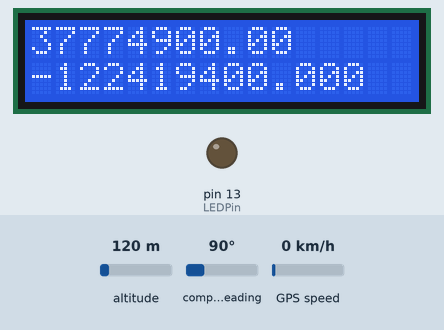
Bench run of a sketch on a simulated Arduino Mega 2560, built with avr-gcc and run on an emulated ATmega2560. Parts: 16×2 character LCD, output pins drawn as LEDs (lit = HIGH). Wiring (inferred from the names in the program): HMC5883L compass at I2C address 0x1E. The test bench sets the inputs (shaded band); at power-on: altitude 120 m, compass heading 90°, GPS speed 0 km/h. The GPS gets a fix after 3 s at 37.7749, -122.4194 with 8 satellites.

Above: at 25.3 s.
Timing chart, 0 to 26.8 s (numbered marks = the images above):
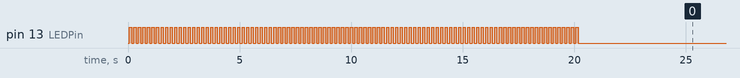

The sketch:

gps_reading_mag_calibration.ino
```cpp
#include<TinyGPS.h>
#include<Wire.h>
#include <LiquidCrystal.h> //For LCD
#include "mag.h";

mag myMag;
TinyGPS gps;  //instance of gps
LiquidCrystal lcd(12, 11, 5, 4, 3, 2);

// global variables
float currCoords[2];
unsigned long age;
unsigned long chars;
unsigned short sentences, failed;
float x, y, z;
int heading;
bool newData;
int LEDPin = 13;
bool LEDState = false;

//float x_scale= 1.0/(-384 + 448); //offset scale factor: 1.0/(max_x - min_x)
//float y_scale= 1.0/(330 + 497);  //offset scale factor: 1.0/(max_y - min_y)
//float z_scale= 1.0/(252 - 188);  //offset scale factor: 1.0/(max_z - min_z)


void setup() {
  Serial.begin(9600);
  Serial1.begin(9600);
  pinMode(LEDPin, OUTPUT);
  digitalWrite(LEDPin, LOW);
  lcd.begin(16, 2);
  Wire.begin();
  myMag.init_setup();

  // variables for calibration loop
  float xArr[200];
  float yArr[200];
  float zArr[200];
  int xmin, xmax, ymax, ymin, zmin, zmax;
  // calibration loop
  for(int i = 0; i < 200; i++) {
    //read x, y, z values and add to array
    myMag.raw_values(&xArr[i], &yArr[i], &zArr[i]);

    //set initial values for all minimums and maximums
    if(i == 0){

      xmin = xArr[i];
      xmax = xArr[i];

      ymin = yArr[i];
      ymax = yArr[i];

      zmin = zArr[i];
      zmax = zArr[i];
    }

    //check to see if current datum is the minimum or maximum x-value
    if (xmax < xArr[i]){xmax = xArr[i];}
    if (xmin > xArr[i]){xmin = xArr[i];}

    //check to see if current datum is the minimum or maximum y-value
    if (ymax < yArr[i]){ymax = yArr[i];}
    if (ymin > yArr[i]){ymin = yArr[i];}

    //check to see if current datum is the minimum or maximum z-value
    if (zmax < zArr[i]){zmax = zArr[i];}
    if (zmin > zArr[i]){zmin = zArr[i];}

    if(LEDState) {
      digitalWrite(LEDPin, LOW);
      LEDState = false;
    }
    else if (!LEDState) {
      digitalWrite(LEDPin, HIGH);
      LEDState = true;
    }
    delay(100); //delay between each datum
  }

  lcd.setCursor(0,0);
  lcd.print("Done calibrating");
  digitalWrite(LEDPin, LOW);

  float xVal = 1.0/(xmax - xmin);
  float yVal = 1.0/(ymax - ymin);
  float zVal = 1.0/(zmax - zmin);
  myMag.define(xVal, yVal, zVal);

  lcd.clear();
  lcd.setCursor(0,0);
  lcd.print("X:");
  lcd.print(xmax);
  lcd.print(", ");
  lcd.print(xmin);
  lcd.print(", ");
  lcd.print(xVal);
  lcd.setCursor(0,1);
  lcd.print("Y:");
  lcd.print(ymax);
  lcd.print(", ");
  lcd.print(ymin);
  lcd.print(", ");
  lcd.print(yVal);
  delay(4000);
}

void loop() {
  queue_gps();
  myMag.get_values(&x, &y, &z);
  heading = myMag.get_heading(x, y);
  print_info();
  delay(60);
}

void queue_gps() {
  newData = false;
  for (unsigned long start = millis(); millis() - start < 1000;) {
    while (Serial1.available()) {
      char c = Serial1.read(); //get GPS data
      if (gps.encode(c)) // Did a new valid sentence come in?
        newData = true;
    }
  }
  if (newData) {
    gps.f_get_position(&currCoords[0], &currCoords[1], &age);
  }
}

void print_info() {
  lcd.clear();
  if (newData) {
    lcd.setCursor(0,0);
    lcd.print(currCoords[0]*1000000);
    lcd.setCursor(0,1);
    lcd.print(currCoords[1]*1000000);
  }
  else {
    lcd.setCursor(0,0);
    lcd.print("No fix");
  }
  lcd.setCursor(13,1);
  lcd.print(heading);
}
```

mag.cpp
```cpp
#include "mag.h"

mag::mag(){

  return;
}

void mag::define(float xVal, float yVal, float zVal) {
  x_scale= xVal;  // 1.0/(-384 + 448); //offset scale factor: 1.0/(max_x - min_x)
  y_scale= yVal;  // 1.0/(330 + 497);  //offset scale factor: 1.0/(max_y - min_y)
  z_scale= zVal;  // 1.0/(252 - 188);  //offset scale factor: 1.0/(max_z - min_z)
}

void mag::init_setup() {
  //Put the HMC5883 IC into the correct operating mode
  Wire.beginTransmission(0x1E); //open communication with HMC5883
  Wire.write(0x02); //select mode register
  Wire.write(0x00); //continuous measurement mode
  Wire.endTransmission();
}

void mag::calibrate(int duration) {
	float xArr[duration];
	float yArr[duration];
	float zArr[duration];
	int xmin, xmax, ymax, ymin, zmin, zmax;
	// calibration loop
	for(int i = 0; i < duration; i++) {
		//read x, y, z values and add to array
		raw_values(&xArr[i], &yArr[i], &zArr[i]);

		//set initial values for all minimums and maximums
		if(i == 0){

			xmin = xArr[i];
			xmax = xArr[i];

			ymin = yArr[i];
			ymax = yArr[i];

			zmin = zArr[i];
			zmax = zArr[i];
		}

		//check to see if current datum is the minimum or maximum x-value
		if (xmax < xArr[i]){xmax = xArr[i];}
		if (xmin > xArr[i]){xmin = xArr[i];}

		//check to see if current datum is the minimum or maximum y-value
		if (ymax < yArr[i]){ymax = yArr[i];}
		if (ymin > yArr[i]){ymin = yArr[i];}

		//check to see if current datum is the minimum or maximum z-value
		if (zmax < zArr[i]){zmax = zArr[i];}
		if (zmin > zArr[i]){zmin = zArr[i];}
		delay(100); //delay between each datum
	}

	float xVal = 1.0/(xmax - xmin);
	float yVal = 1.0/(ymax - ymin);
	float zVal = 1.0/(zmax - zmin);
	define(xVal, yVal, zVal);
}

void mag::get_values(float *x, float *y, float *z) {
  int _x, _y, _z;
  //Tell the HMC5883 where to begin reading data
  Wire.beginTransmission(address);
  Wire.write(0x03); //select register 3, X MSB register
  Wire.endTransmission();

  //Read data from each axis, 2 registers per axis
  Wire.requestFrom(address, 6);
  if(6<=Wire.available()){
    _x = Wire.read()<<8; //X msb
    _x |= Wire.read(); //X lsb
    _z = Wire.read()<<8; //Z msb
    _z |= Wire.read(); //Z lsb
    _y = Wire.read()<<8; //Y msb
    _y |= Wire.read(); //Y lsb
  }
    *x = _x * x_scale;
    *y = _y * y_scale;
    *z = _z * z_scale;
    return;
}

void mag::raw_values(float *x, float *y, float *z) {
  int _x, _y, _z;
  //Tell the HMC5883 where to begin reading data
  Wire.beginTransmission(address);
  Wire.write(0x03); //select register 3, X MSB register
  Wire.endTransmission();

  //Read data from each axis, 2 registers per axis
  Wire.requestFrom(address, 6);
  if(6<=Wire.available()){
    _x = Wire.read()<<8; //X msb
    _x |= Wire.read(); //X lsb
    _z = Wire.read()<<8; //Z msb
    _z |= Wire.read(); //Z lsb
    _y = Wire.read()<<8; //Y msb
    _y |= Wire.read(); //Y lsb
  }
    *x = _x;
    *y = _y;
    *z = _z;
    return;
}

int mag::get_heading(float x, float y) {
  float heading=0;

  //defines value of heading for various x,y,z values
  if ((x == 0)&&(y < 0))
    heading= 3.1415926/2.0;
  if ((x == 0)&&(y > 0))
    heading=3.0*3.1415926/2.0;
  if (x < 0)
    heading = 3.1415926 - atan(y/x);
  if ((x > 0)&&(y < 0))
    heading = -atan(y/x);
  if ((x > 0)&&(y > 0))
    heading = 2.0*3.1415926 - atan(y/x);
  return int(degrees(heading)); //convert heading from radians to degrees and return
}
```

mag.h
```cpp
#ifndef   MAG_H
#define   MAG_H

#include <Arduino.h>
#include <Wire.h>

#define address  0x1E //0011110b, I2C 7bit address of HMC5883

class mag {
  public:
    mag();
    void init_setup();
    void define(float xVal, float yVal, float zVal);
    void raw_values(float *x, float *y, float *z);
    void get_values(float *x, float *y, float *z);
    int get_heading(float x, float y);
    void calibrate(int duration);
  private:
    float x_scale;
    float y_scale;
    float z_scale;
};

#endif
```
